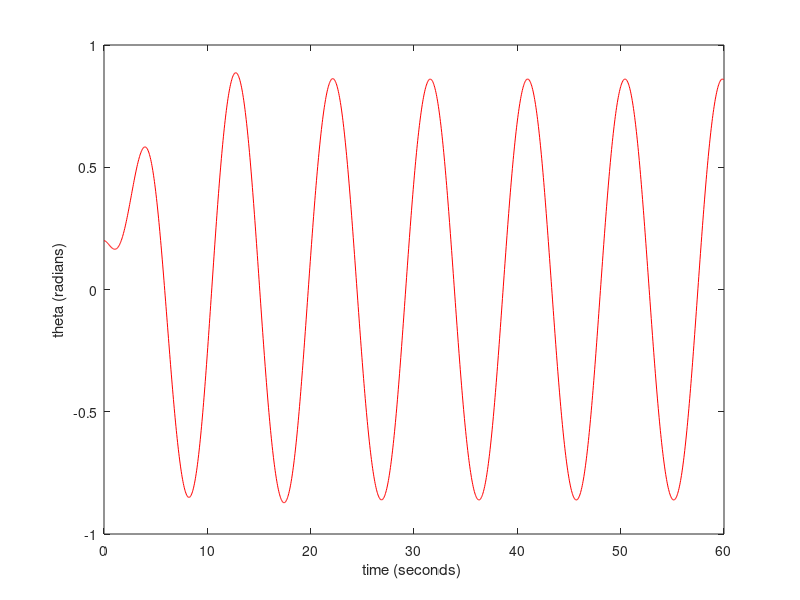

MATLAB code to generate this figure:
length= 9.8; %pendulum length in metres
g=9.8; % acceleration due to gravity
q=0.5;
F_Drive=0.5; % damping strength
Omega_D=2/3;
npoints =1500; %Discretize time
dt = 0.04; % time step in seconds
omega = zeros(npoints,1); % initializes omega, a vector of dimension npoints X 1,to being all zeros
theta = zeros(npoints,1); % initializes theta, a vector of dimension npoints X 1,to being all zeros
time = zeros(npoints,1); % this initializes the vector time to being all zeros
theta(1)=0.2; % you need to have some initial displacement, otherwise the pendulum will not swing
omega(1)=0;
for step = 1:npoints-1;
% loop over the timesteps
% Note error in book in Equation for Example 3.3
omega(step+1)=omega(step)+(-(g/length)*sin(theta(step))-
q*omega(step)+F_Drive*sin(Omega_D*time(step)))*dt;
temporary_theta_step_plus_1 = theta(step)+omega(step+1)*dt;
% We need to adjust theta after each iteration so as to keep it between +/-pi
% The pendulum can now swing right around the pivot, corresponding to theta>2*pi.
% Theta is an angular variable so values of theta that differ by 2*pi correspond to the same position.
% For plotting purposes it is nice to keep (-pi<theta<pi).
% So, if theta is <-pi, add 2*pi.If theta is > pi, subtract 2*pi
% If the lines below between the ****** are commented out you get 3.6 (b)% bottom
%********************************************************************************************
if (temporary_theta_step_plus_1 < -pi)
temporary_theta_step_plus_1= temporary_theta_step_plus_1+2*pi;
elseif (temporary_theta_step_plus_1 > pi)
temporary_theta_step_plus_1= temporary_theta_step_plus_1-2*pi;
end;
%********************************************************************************************
% Update theta array
theta(step+1)=temporary_theta_step_plus_1;
%%%%%%%%%%%%%%%%%%%%%%%%%%%%%%%%%%%%%%%%%%%%%%%%%%%%%%%%%%%%%%%%%%%%%%%%
% In the Euler method, , the previous value of omega
% and the previous value of theta are used to calculate the new values of omega and theta.
% In the Euler Cromer method, the previous value of omega
% and the previous value of theta are used to calculate the the new value
% of omega. However, the NEW value of omega is used to calculate the new
% theta
%
time(step+1) = time(step) + dt;
end;
plot(time,theta,'r' ); %plots the numerical solution in red
xlabel('time (seconds) ');
ylabel('theta (radians)');
%plot (theta,omega,'r' ); %plots the numerical solution
%xlabel('theta (radians)');
%ylabel('omega (seconds)');
